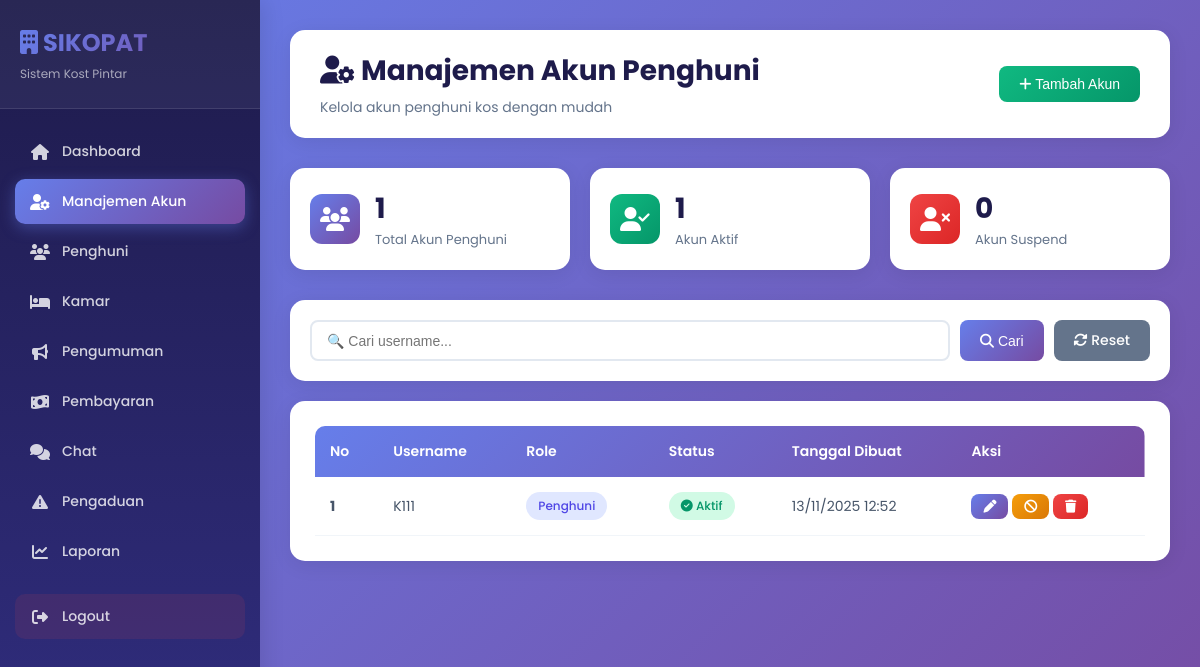
Screenshot of /pemilik/manajemenAkun.php (signed in) with the database file from the repository.
### tables this page shows
CREATE TABLE `users` (
  `id` int(11) NOT NULL,
  `username` varchar(50) NOT NULL,
  `password` varchar(255) NOT NULL,
  `role` enum('admin','pemilik','penghuni') NOT NULL,
  `status` enum('aktif','suspend') DEFAULT 'aktif',
  `created_at` datetime DEFAULT current_timestamp()
);

### pemilik/manajemenAkun.php (the view, shortened to what this page needs)
<?php
include '../koneksi.php';
$cari = isset($_GET['cari']) ? mysqli_real_escape_string($koneksi, $_GET['cari']) : '';
$query = "SELECT * FROM users WHERE role='penghuni'";
$query .= " ORDER BY id DESC";
$result = mysqli_query($koneksi, $query);
$total_akun = mysqli_num_rows($result);
$aktif = mysqli_num_rows(mysqli_query($koneksi, "SELECT * FROM users WHERE role='penghuni' AND status='aktif'"));
$suspend = mysqli_num_rows(mysqli_query($koneksi, "SELECT * FROM users WHERE role='penghuni' AND status='suspend'"));
?>
<!DOCTYPE html>
<html lang="id">
<head>
<link rel="stylesheet" href="https://cdnjs.cloudflare.com/ajax/libs/font-awesome/6.5.0/css/all.min.css">
</head>
<body>
<div class="sidebar">
    <div class="sidebar-header">
        <h3><i class="fa-solid fa-building"></i> SIKOPAT</h3>
        <p>Sistem Kost Pintar</p>
    </div>
    <ul>
        <li><a href="dashboard.php"><i class="fa-solid fa-house"></i> Dashboard</a></li>
        <li><a href="manajemenAkun.php" class="active"><i class="fa-solid fa-user-gear"></i> Manajemen Akun</a></li>
        <li><a href="penghuni.php"><i class="fa-solid fa-users"></i> Penghuni</a></li>
        <li><a href="kamar.php"><i class="fa-solid fa-bed"></i> Kamar</a></li>
        <li><a href="pengumuman.php"><i class="fa-solid fa-bullhorn"></i> Pengumuman</a></li>
        <li><a href="pembayaran.php"><i class="fa-solid fa-money-bill-wave"></i> Pembayaran</a></li>
        <li><a href="chat.php"><i class="fa-solid fa-comments"></i> Chat</a></li>
        <li><a href="pengaduan.php"><i class="fa-solid fa-triangle-exclamation"></i> Pengaduan</a></li>
        <li><a href="laporan.php"><i class="fa-solid fa-chart-line"></i> Laporan</a></li>
        <li>
            <a href="../logout.php" onclick="return confirm('Yakin ingin logout?')" class="logout-btn">
                <i class="fa fa-sign-out-alt"></i> Logout
            </a>
        </li>
    </ul>
</div>
<div class="content">
    <div class="top-bar">
        <div class="top-bar-left">
            <h1><i class="fa-solid fa-user-gear"></i> Manajemen Akun Penghuni</h1>
            <p>Kelola akun penghuni kos dengan mudah</p>
        </div>
        <button class="btn btn-success" onclick="openModal('tambahModal')">
            <i class="fa-solid fa-plus"></i> Tambah Akun
        </button>
    </div>
    <div class="stats-cards">
        <div class="stat-card">
            <div class="stat-icon blue">
                <i class="fa-solid fa-users"></i>
            </div>
            <div class="stat-info">
                <h3><?= $total_akun ?></h3>
                <p>Total Akun Penghuni</p>
            </div>
        </div>
        <div class="stat-card">
            <div class="stat-icon green">
                <i class="fa-solid fa-user-check"></i>
            </div>
            <div class="stat-info">
                <h3><?= $aktif ?></h3>
                <p>Akun Aktif</p>
            </div>
        </div>
        <div class="stat-card">
            <div class="stat-icon red">
                <i class="fa-solid fa-user-xmark"></i>
            </div>
            <div class="stat-info">
                <h3><?= $suspend ?></h3>
                <p>Akun Suspend</p>
            </div>
        </div>
    </div>
    <form class="search-bar" method="get" action="">
        <input type="text" name="cari" value="<?= htmlspecialchars($cari) ?>" placeholder="🔍 Cari username...">
        <button type="submit" class="btn btn-primary">
            <i class="fa-solid fa-search"></i> Cari
        </button>
        <a href="manajemenAkun.php" class="btn btn-secondary">
            <i class="fa-solid fa-rotate"></i> Reset
        </a>
    </form>
    <div class="table-container">
        <table>
            <thead>
                <tr>
                    <th>No</th>
                    <th>Username</th>
                    <th>Role</th>
                    <th>Status</th>
                    <th>Tanggal Dibuat</th>
                    <th>Aksi</th>
                </tr>
            </thead>
            <tbody>
                <?php if (mysqli_num_rows($result) > 0):
                    $no = 1;
                    while ($row = mysqli_fetch_assoc($result)): ?>
                    <tr>
                        <td><strong><?= $no++ ?></strong></td>
                        <td><?= htmlspecialchars($row['username']) ?></td>
                        <td><span class="badge" style="background: #e0e7ff; color: #4f46e5;"><?= ucfirst($row['role']) ?></span></td>
                        <td>
                            <?php if ($row['status'] == 'aktif'): ?>
                                <span class="badge badge-success">
                                    <i class="fa-solid fa-circle-check"></i> Aktif
                                </span>
                            <?php else: ?>
                                <span class="badge badge-danger">
                                    <i class="fa-solid fa-circle-xmark"></i> Suspend
                                </span>
                            <?php endif; ?>
                        </td>
                        <td><?= date('d/m/Y H:i', strtotime($row['created_at'])) ?></td>
                        <td>
                            <button class="btn btn-primary btn-sm" onclick="openModal('editModal<?= $row['id'] ?>')">
                                <i class="fa-solid fa-pen"></i>
                            </button>
                            <?php if ($row['status'] == 'aktif'): ?>
                            <button onclick="confirmAction('suspend', <?= $row['id'] ?>, '<?= htmlspecialchars($row['username']) ?>')"
                                class="btn btn-warning btn-sm">
                                <i class="fa-solid fa-ban"></i>
                            </button>
                            <?php endif; ?>
                            <button onclick="confirmAction('hapus', <?= $row['id'] ?>, '<?= htmlspecialchars($row['username']) ?>')"
                                class="btn btn-danger btn-sm">
                                <i class="fa-solid fa-trash"></i>
                            </button>
                        </td>
                    </tr>
                <?php endwhile; endif; ?>
            </tbody>
        </table>
    </div>
</div>
</body>
</html>

### rows the page displays
users: username "K111", role "Penghuni", status "aktif" (drawn), created_at "13/11/2025 12:52"

### other values shown
$total_akun "1"
$aktif "1"
$suspend "0"
